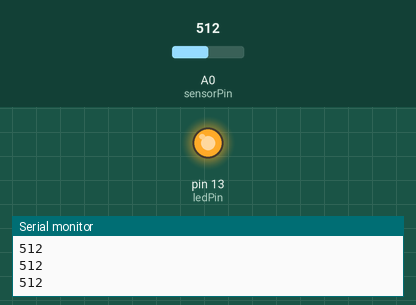
Recording of a sketch running on a simulated Arduino Uno, built with avr-gcc and run on an emulated ATmega328P. Parts: output pins drawn as LEDs (lit = HIGH), the last lines printed to the serial monitor. Inputs (shaded band) come from the test bench; at power-on: A0 (sensorPin) = 512.

Above: at 1.2 s.
1.3 s: A0 (sensorPin) set to 165
2.8 s: A0 (sensorPin) set to 141
At 3.3 s:
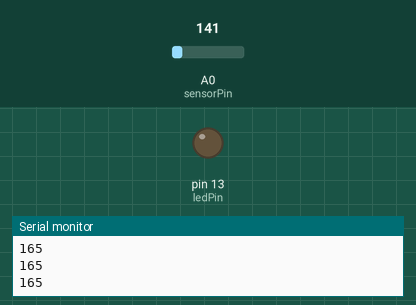
4.3 s: A0 (sensorPin) set to 306
At 5.3 s:
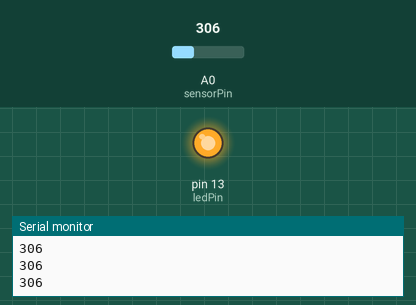
5.8 s: A0 (sensorPin) set to 145
At 6.6 s:
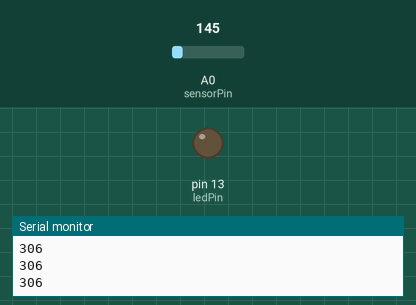
Timing chart, 0 to 8.3 s (numbered marks = the images above; inputs shaded):
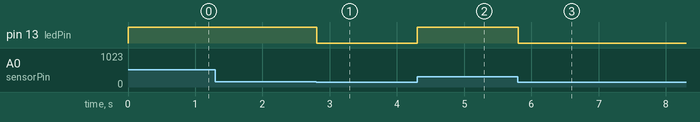

The sketch:

ch06_piezo.ino
```cpp
/* piezo sketch
   lights an LED when the Piezo is tapped
*/

const int sensorPin = A0;  // the analog pin connected to the sensor
const int ledPin    = LED_BUILTIN;     // pin connected to LED
const int THRESHOLD = 155;


void setup()
{
  pinMode(ledPin, OUTPUT);
  Serial.begin(9600);
}

void loop() {
  int val = analogRead(sensorPin);
  if (val >= THRESHOLD)
  {
    Serial.println(val);
    digitalWrite(ledPin, HIGH);
    delay(100);  // to make the LED visible
  }
  else
    digitalWrite(ledPin, LOW);
}
```

Measured:
- the behaviour switches between 155 and 154 on A0 (sensorPin) (found by bisection; images 0 and 1)
- after the input at 2.8 s, pin 13 (ledPin): HIGH → LOW at once
- after the input at 4.3 s, pin 13 (ledPin): LOW → HIGH at once
- after the input at 5.8 s, pin 13 (ledPin): HIGH → LOW at once
